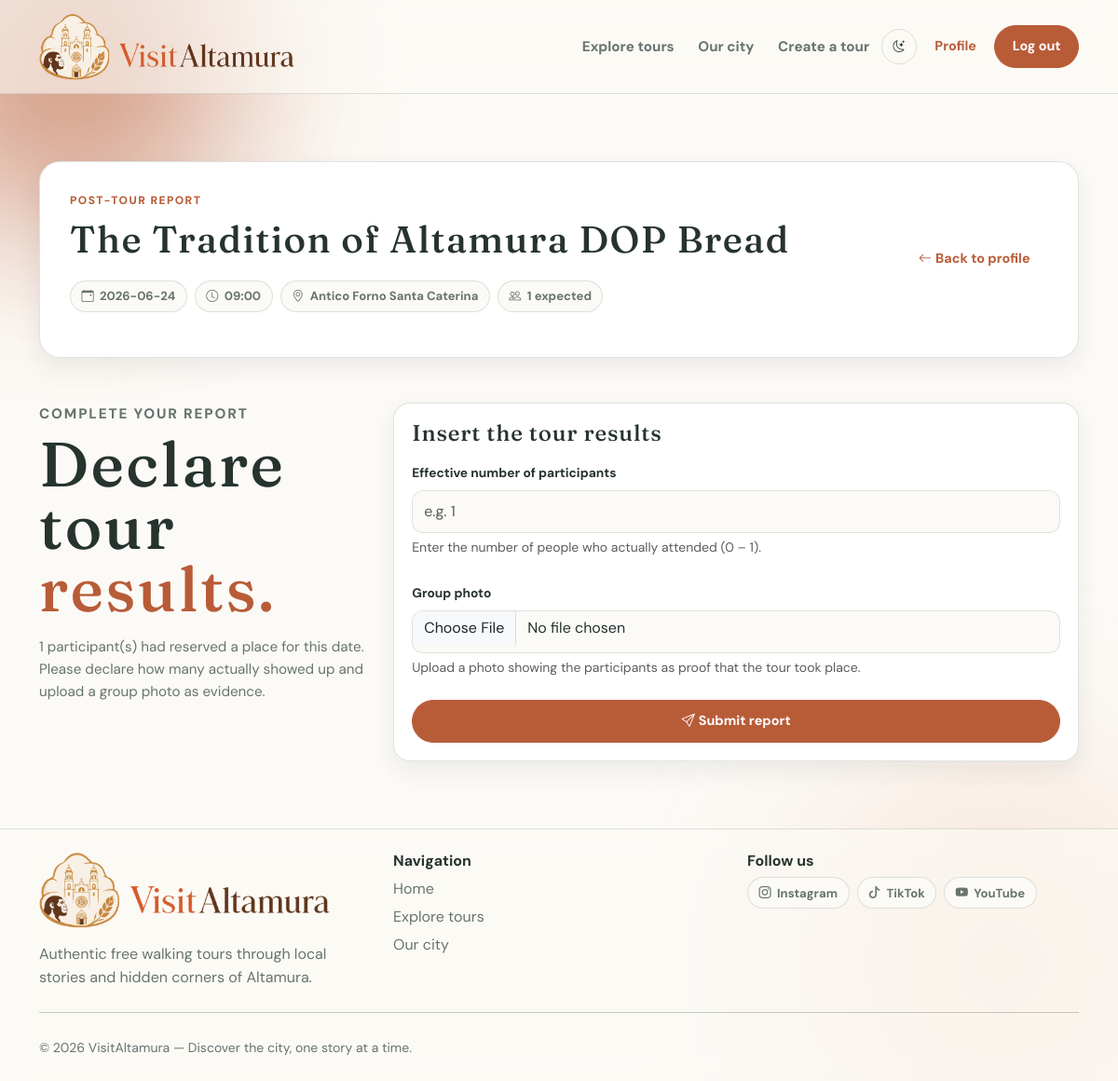
The page /tours/2/report/2026-06-24 (signed in) on the database its author committed.
### tables this page shows
CREATE TABLE "tours" (
	"id"	INTEGER NOT NULL UNIQUE,
	"title"	TEXT NOT NULL,
	"description"	TEXT NOT NULL,
	"guide_id"	INTEGER NOT NULL,
	"duration"	INTEGER NOT NULL CHECK("duration" > 0),
	"language"	TEXT NOT NULL CHECK("language" IN ('Italian', 'English', 'Spanish', 'Portuguese', 'German')),
	"meeting_point"	TEXT NOT NULL,
	"max_participants"	INTEGER NOT NULL CHECK("max_participants" > 0),
	"created_at"	TEXT NOT NULL DEFAULT CURRENT_TIMESTAMP,
	PRIMARY KEY("id" AUTOINCREMENT),
	FOREIGN KEY("guide_id") REFERENCES "users"("id"),
	FOREIGN KEY("guide_id","language") REFERENCES "guide_languages"("guide_id","language")
);

### app.py (the view)
@app.route("/tours/<int:tour_id>/report/<tour_date>")
@login_required
def tour_report(tour_id, tour_date):
    user = current_user
    if user.role != 'guide':
        flash("Access denied: only guides can view reports", "danger")
        return redirect(url_for("home"))
    db_tour = tours_dao.get_tour_by_id(tour_id)
    if not db_tour or db_tour['guide_id'] != user.id:
        flash("Tour not found or you do not have permission to view the report for this tour", "danger")
        return redirect(url_for("profile_guide"))
    report = reports_dao.get_report(tour_id, tour_date)
    if report:
        flash("Report already submitted for this tour and date", "warning")
        return redirect(url_for("tour_reservations", tour_id=tour_id))
    try:
        date.fromisoformat(tour_date)
    except ValueError:
        flash("Invalid date format", "danger")
        return redirect(url_for("tour_reservations", tour_id=tour_id))
    reservation_dates = reservations_dao.get_dates_with_confirmed_reservations(tour_id, tour_date)
    if not reservation_dates:
        flash("No confirmed reservations found for this tour and date", "danger")
        return redirect(url_for("tour_reservations", tour_id=tour_id))
    reservation_dates_ok = reservation_dates[0]
    start_datetime = datetime.fromisoformat(reservation_dates_ok['tour_date'] + " " + reservation_dates_ok['start_time'])
    end_datetime = start_datetime + timedelta(minutes=db_tour['duration'])
    if end_datetime > datetime.now():
        flash("You can only submit a report after the tour has ended", "danger")
        return redirect(url_for("tour_reservations", tour_id=tour_id))
    expected_people = reservation_dates_ok['expected_people']
    start_time = reservation_dates_ok['start_time']
    return render_template("tour_report.html", p_tour=db_tour, p_tour_date=tour_date, p_start_time=start_time, p_expected_people=expected_people)

### app.py (called while the page is built)
@login_manager.user_loader
def load_user(user_id):
    db_user = users_dao.get_user_by_id(user_id)
    if db_user is not None:
        user = User(
            id = db_user['id'],
            first_name = db_user['first_name'],
            last_name = db_user['last_name'],
            email = db_user['email'],
            password = db_user['password'],
            role = db_user['role'],
            profile_img = db_user['profile_img'],
        )
    else:
        user = None
    return user

### reports_dao.py (called while the page is built)
def get_report(p_tour_id, p_tour_date):
    query = "SELECT * FROM tour_final_reports WHERE tour_id = ? AND tour_date = ?"
    conn = sqlite3.connect("VisitAltamura_db.db")
    conn.row_factory = sqlite3.Row
    cursor = conn.cursor()
    cursor.execute(query, (p_tour_id, p_tour_date))
    db_report = cursor.fetchone()
    conn.commit()
    cursor.close()
    conn.close()
    return db_report

### reservations_dao.py (called while the page is built)
def get_dates_with_confirmed_reservations(p_tour_id, p_tour_date=None):
    query = "SELECT R.tour_date, WP.start_time, SUM(R.people_count) AS expected_people FROM reservations R, tour_weekly_plan WP WHERE R.tour_id = WP.tour_id AND WP.day_of_week = (strftime('%w', R.tour_date) + 6) % 7 AND R.tour_id = ?"
    params = (p_tour_id,)
    if p_tour_date is not None:
        query += " AND R.tour_date = ?"
        params += (p_tour_date,)
    query += " AND R.status = 'confirmed' GROUP BY R.tour_date, WP.start_time ORDER BY R.tour_date, WP.start_time"
    conn = sqlite3.connect("VisitAltamura_db.db")
    conn.row_factory = sqlite3.Row
    cursor = conn.cursor()
    cursor.execute(query, params)
    db_dates = cursor.fetchall()
    conn.commit()
    cursor.close()
    conn.close()
    return db_dates

### tours_dao.py (called while the page is built)
def get_tour_by_id(p_tour_id):
    query = "SELECT T.*, U.first_name, U.last_name, U.email AS guide_email, (SELECT TI.path_img FROM tour_images TI WHERE TI.tour_id = T.id ORDER BY TI.position LIMIT 1) AS path_img FROM tours T, users U WHERE T.guide_id = U.id AND T.id = ?"
    conn = sqlite3.connect("VisitAltamura_db.db")
    conn.row_factory = sqlite3.Row
    cursor = conn.cursor()
    cursor.execute(query, (p_tour_id,))
    db_tour = cursor.fetchone()
    conn.commit()
    cursor.close()
    conn.close()
    return db_tour

### templates/tour_report.html (shortened to what this page needs)
{% extends "base.html" %}
{% block content %}
<section class="section report-section">
    <div class="container-xl">
        <header class="report-header reveal reveal-delay-1">
            <div class="report-header-content">
                <p class="section-badge">Post-tour report</p>
                <h1 class="report-name mb-4">{{ p_tour.title }}</h1>
                <div class="report-pills">
                    <span class="pills"><i class="bi bi-calendar-event"></i> {{ p_tour_date }}</span>
                    <span class="pills"><i class="bi bi-clock"></i> {{ p_start_time or "—" }}</span>
                    <span class="pills"><i class="bi bi-geo-alt"></i> {{ p_tour.meeting_point }}</span>
                    <span class="pills"><i class="bi bi-people"></i> {{ p_expected_people }} expected</span>
                </div>
            </div>
            <a href="{{ url_for('profile_guide') }}" class="btn btn-link-brand profile-btn">
                <i class="bi bi-arrow-left me-1"></i>Back to profile
            </a>
        </header>
        <div class="row g-4 mt-4">
            <div class="col-12 col-lg-4 reveal reveal-delay-2">
                <div class="form-page-title">
                    <p class="section-badge mb-2">Complete your report</p>
                    <h1>
                        Declare tour<br>
                        <span>results.</span>
                    </h1>
                    <p>
                        {{ p_expected_people }} participant(s) had reserved a place for this date.
                        Please declare how many actually showed up and upload a group photo as evidence.
                    </p>
                </div>
            </div>
            <div class="col-12 col-lg-8">
                <div class="report-tour-card reveal reveal-delay-3">
                    <div class="report-tour-content">
                        <h2 class="report-tour-title mb-3">Insert the tour results</h2>
                        <form method="post"
                            action="{{ url_for('submit_tour_report', tour_id=p_tour.id, tour_date=p_tour_date) }}"
                            enctype="multipart/form-data">
                            <div class="mb-4">
                                <label class="form-label" for="final_participants">
                                    Effective number of participants
                                </label>
                                <input class="form-control" type="number" id="final_participants"
                                    name="final_participants_count" min="0" max="{{ p_expected_people }}"
                                    placeholder="e.g. {{ p_expected_people }}" required>
                                <div class="form-text">Enter the number of people who actually attended (0 – {{
                                    p_expected_people }}).</div>
                            </div>
                            <div class="mb-4">
                                <label class="form-label" for="group_img">
                                    Group photo
                                </label>
                                <input class="form-control" type="file" id="group_img" name="group_img"
                                    accept=".jpg,.jpeg,.png,.webp" required>
                                <div class="form-text">Upload a photo showing the participants as proof that the tour
                                    took place.</div>
                            </div>
                            <button class="btn btn-brand w-100" type="submit">
                                <i class="bi bi-send me-1"></i>Submit report
                            </button>
                        </form>
                    </div>
                </div>
            </div>
        </div>
    </div>
</section>
{% endblock %}

### static/styles/styles.css (style rules this page uses)
:root { --brand: #b85c38; --brand-dark: #923f25; --brand-soft: #f4ddd0; --brand-soft-2: #e69b75; --text: #26332f; --text-soft: #66736f; --text-white: #ffffff; --text-soft-white: rgba(255, 255, 255, 0.8); --bg: #fcfaf6; --bg-deep: #f3ede4; --bg-soft: #ffffff; --surface-glass: rgba(252, 250, 246, 0.6); --line: rgba(38, 51, 47, 0.14); --shadow-small: 0 10px 26px rgba(38, 51, 47, 0.08); --serif: "Fraunces", Georgia, serif; --sans: "DM Sans", system-ui, -apple-system, BlinkMacSystemFont, "Segoe UI", sans-serif; }
html { scroll-behavior: smooth; }
body { background: var(--bg); color: var(--text); font-family: var(--sans); line-height: 1.6; }
a { color: inherit; text-decoration: none; }
.section { padding: 4.5rem 0; }
h1, h2, h3 { color: var(--text); font-family: var(--serif); letter-spacing: 0.035em; line-height: 1.02; }
h1 span, h2 span { color: var(--brand); }
.reveal { opacity: 0; transform: translateY(20px); }
.reveal.active { animation-name: revealAnimations; animation-duration: 0.70s; animation-timing-function: ease; animation-fill-mode: forwards; }
.reveal-delay-1 { animation-delay: 0.30s; }
.reveal-delay-2 { animation-delay: 0.60s; }
.reveal-delay-3 { animation-delay: 0.90s; }
.btn { border-radius: 999px; font-size: 0.9rem; font-weight: 700; padding: 0.7rem 1.15rem; }
.btn-brand { background: var(--brand); border: 1px solid var(--brand); color: #ffffff; transition: background-color 0.2s ease, border-color 0.2s ease, transform 0.2s ease; }
.btn-link-brand { color: var(--brand); text-decoration: none; transition: background-color 0.2s ease, border-color 0.2s ease, transform 0.2s ease; }
.pills { display: inline-flex; align-items: center; gap: 0.4rem; border-radius: 999px; border: 1px solid var(--line); background: var(--bg); color: var(--text-soft); font-size: 0.82rem; font-weight: 700; padding: 0.34rem 0.72rem; }
.hero-badge, .section-badge, .tour-detail, .tour-section-label { font-size: 0.75rem; font-weight: 800; letter-spacing: 0.12em; text-transform: uppercase; }
.section-badge, .tour-detail, .tour-section-label { margin-bottom: 0.75rem; color: var(--brand); }
.form-label { color: var(--text); font-size: 0.86rem; font-weight: 700; }
.form-control, .form-select { background-color: var(--bg); border-color: var(--line); border-radius: 12px; color: var(--text); min-height: 46px; }
.profile-section, .report-section, .reservation-section { min-height: 600px; }
.profile-header, .reservation-header, .report-header { display: flex; align-items: center; justify-content: space-between; flex-wrap: wrap; gap: 1.5rem; margin-bottom: 1.5rem; padding: 2rem; border: 1px solid var(--line); border-radius: 22px; background: var(--bg-soft); box-shadow: var(--shadow-small); }
.profile-btn { margin-left: auto; }
.profile-name, .report-name { font-family: var(--serif); font-size: 2.5rem; line-height: 1; margin-bottom: 0.25rem; }
.profile-tour-card, .report-tour-card { background: var(--bg-soft); border: 1px solid var(--line); border-radius: 18px; box-shadow: var(--shadow-small); overflow: hidden; display: flex; flex-direction: column; height: 100%; transition: box-shadow 0.25s ease, transform 0.25s ease; }
.profile-tour-content, .report-tour-content { padding: 1.2rem; flex-grow: 1; display: flex; flex-direction: column; }
.profile-tour-title, .report-tour-title { font-family: var(--serif); font-size: 1.5rem; line-height: 1.1; }
.reservation-pills, .report-pills { display: flex; flex-wrap: wrap; gap: 0.5rem; margin-bottom: 1rem; margin-top: 0.9rem; }
.form-page-title { position: sticky; top: 108px; }
.form-page-title h1 { font-size: 4.2rem; line-height: 1; margin-bottom: 1rem; }
.form-page-title p { color: var(--text-soft); font-size: 0.95rem; line-height: 1.6; }
.reservation-header-content, .report-header-content { flex: 1; min-width: 0; }

### rows shown on the page
tours: title "The Tradition of Altamura DOP Bread", meeting_point "Antico Forno Santa Caterina"

### other values the page prints
{{ p_tour_date }} "2026-06-24"
{{ p_start_time or "—" }} "09:00"
{{ p_expected_people }} "1"
